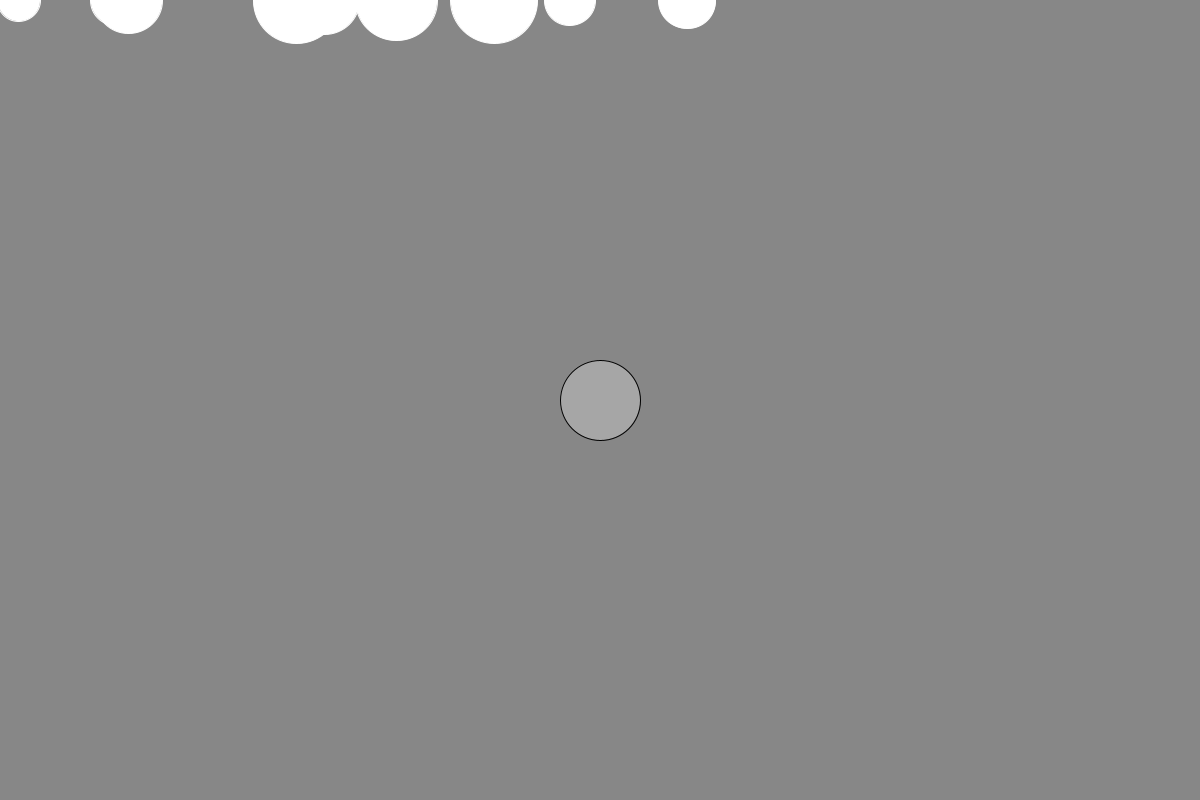
Frame 1 (no input)
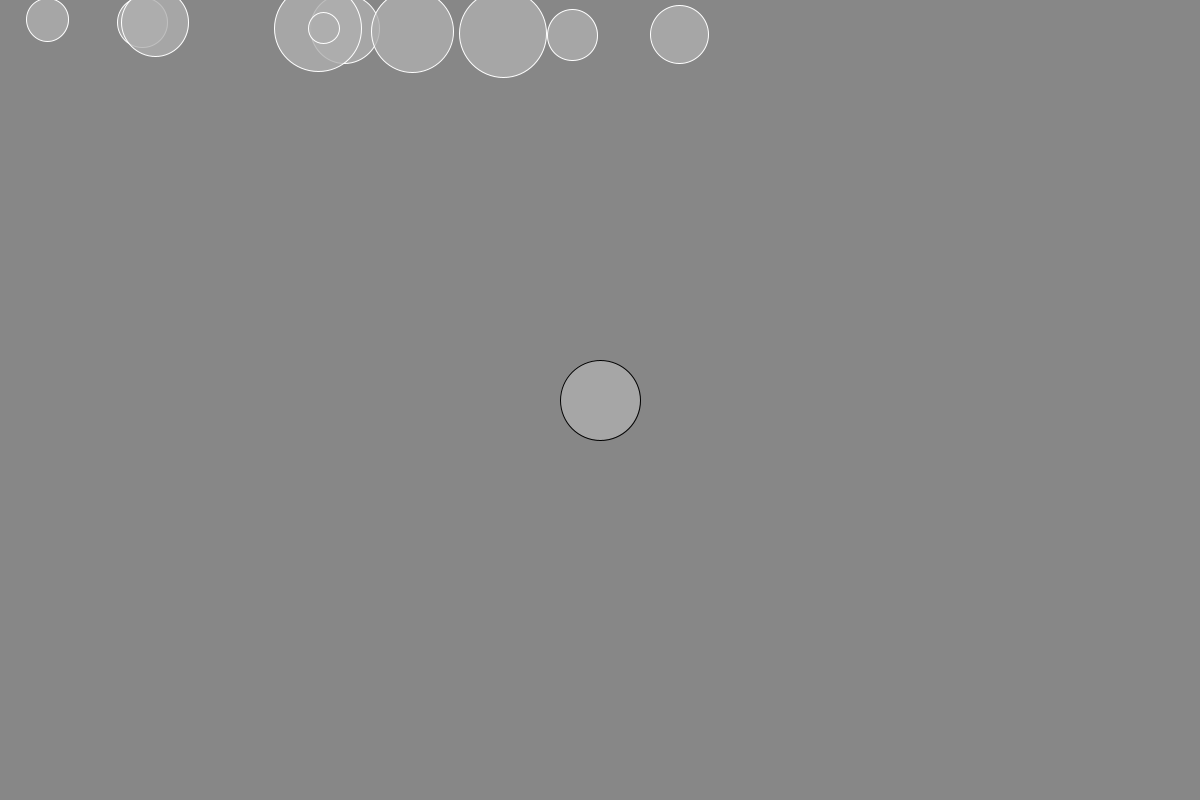
Frame 60 (the mouse pressed at the canvas centre just before this capture)
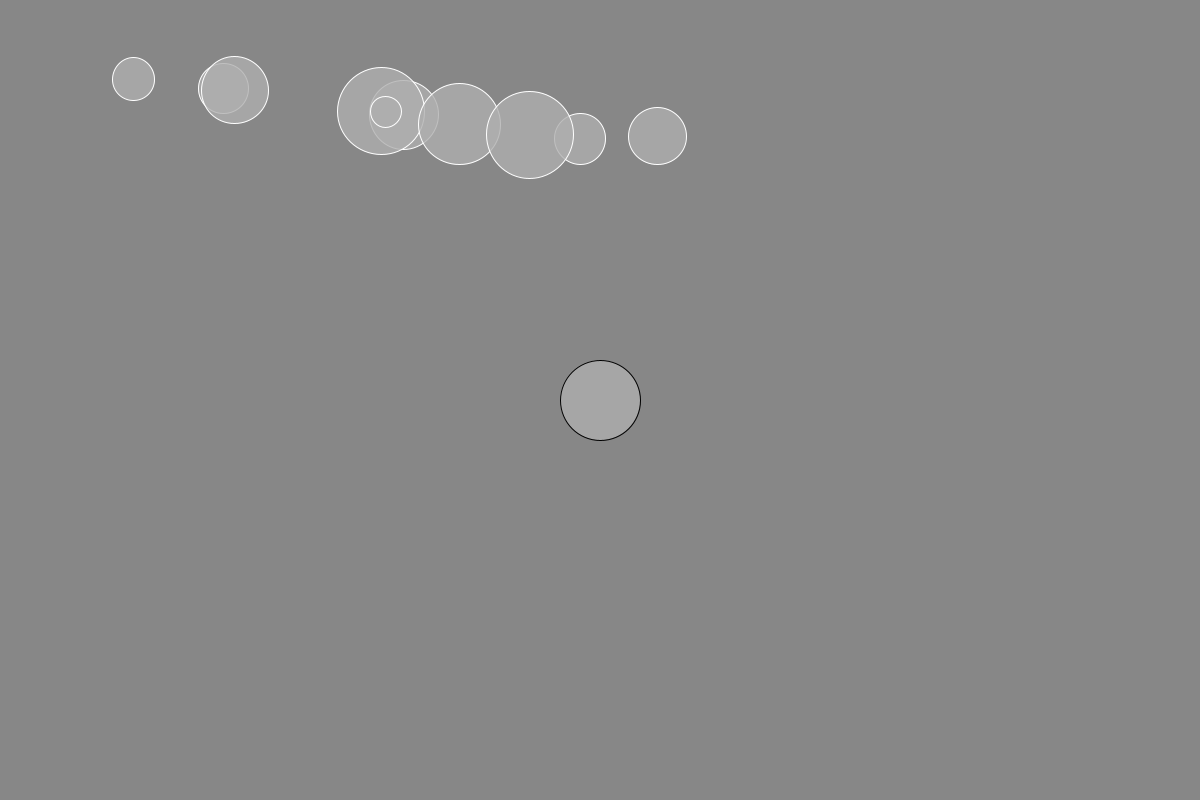
Frame 120 (the mouse held since frame 60 and released just before this capture)

The Processing sketch that drew these frames (run headless with seeded random() and noise(); from frame 60 on, the mouse is pressed at the canvas centre):

// Processing sketch: GravitationalAttraction
// ── GravitationalAttraction.pde
// 2.9 Gravitational Attraction

Mover[] movers = new Mover[10];
Attractor a;

void setup() {
    size(1200, 800);

    for (int i = 0; i < movers.length; i++) {
     	movers[i] = new Mover(random(2, 6), random(width + 50), 0);
    }
    a = new Attractor();
}

void draw() {
    background(135);

    for (Mover m : movers) {
	PVector gravitationalAttraction = a.attract(m);
	m.applyForce(gravitationalAttraction);
	m.update();
	m.render();
	m.checkBorders();
    }
    a.render();
}
class Mover {
    PVector location;
    PVector velocity;
    PVector acceleration;
    float mass;
    float moverWidth, moverHeight;

    Mover(float mass_, float xpos, float ypos) {
	location = new PVector(xpos, ypos);
	velocity = new PVector(0, 0);
	acceleration = new PVector(0, 0);
	mass = mass_;
	moverWidth = 15;
	moverHeight = 15;
    }

    void checkBorders() {
	if (location.x > width - moverWidth) {
	    location.x = width - moverWidth;
	    velocity.x *= -1;
	} else if (location.x < 0) {
	    location.x = 0;
	    velocity.x *= -1;
	}

	if (location.y > height - moverHeight) {
	    location.y = height - moverHeight;
	    velocity.y *= -1;
	} else if (location.y < 0) {
	    location.y = 0;
	    velocity.y *= -1;
	}
    }

    void applyForce(PVector force) {
	PVector f = PVector.div(force, mass);
	acceleration.add(f);
    }

    void update() {
	velocity.add(acceleration);
	location.add(velocity);
	acceleration.mult(0);
    }

    void render() {
	stroke(255);
	ellipse(location.x, location.y, mass * moverWidth, mass * moverHeight);
    }
}

class Attractor {
    float mass;
    PVector location;
    float G;

    Attractor() {
	location = new PVector(width / 2, height / 2);
	mass = 40;
	G = 0.3;
    }

    void render() {
	stroke(0);
	fill(175, 200);
	ellipse(location.x, location.y, mass * 2, mass * 2);
    }

    PVector attract(Mover m) {
	PVector force = PVector.sub(location, m.location);
	float distance = force.mag();
	distance = constrain(distance, 5.0, 25.0);

	float strength = (G * mass * m.mass) / (distance * distance);
	force.normalize();
	force.mult(strength);
	return force;
    }
}
